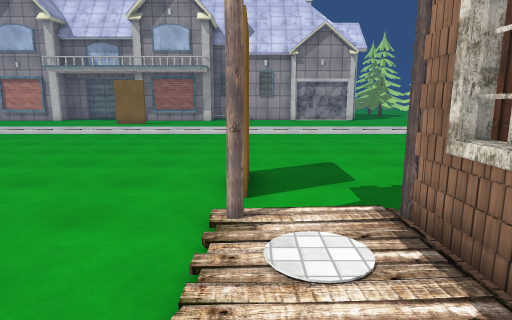
View 1 (above)

22 first-person views from a walk through a scene from a Unity 3-D project. The camera is 1.4 m above the floor, tilts 10° down and sees 75° across. The floor is counted in squares, 1 m on a side. Each view is taken from the middle of a square. On the plan, view 1 faces up. The plan holds only what a view shows up to about 15 squares ahead; the rest is blank. The place goes on beyond the plan. The player is left out. Some animated figures are left out. Some surface patterns are stand-ins.

View 2
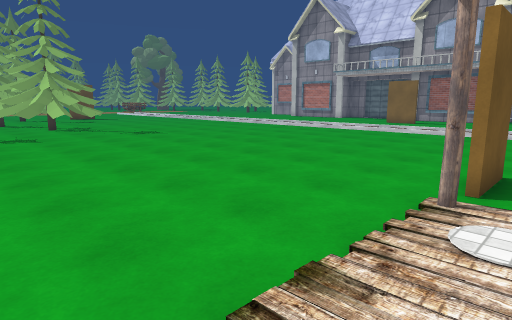

View 3
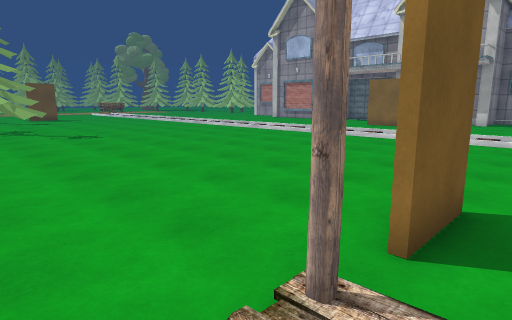

View 4
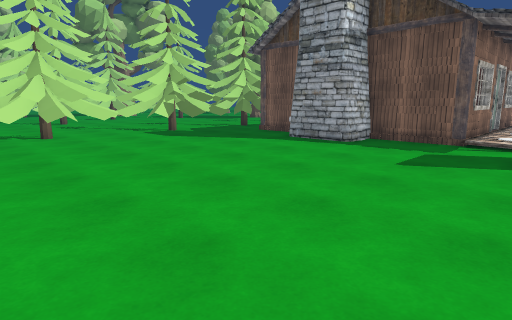

View 5
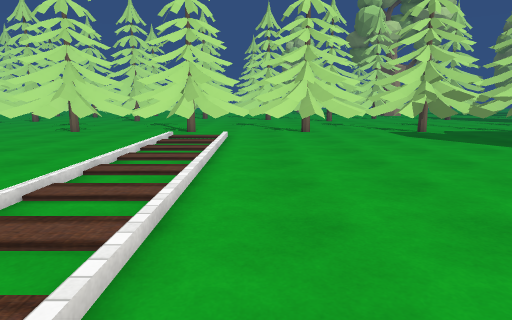

View 6
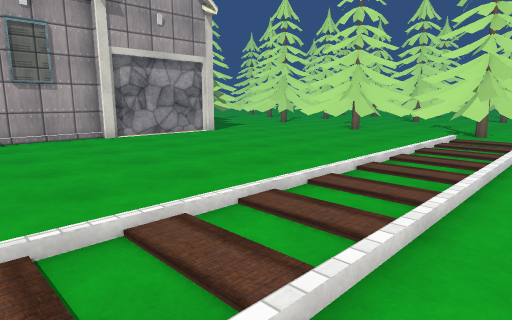

View 7
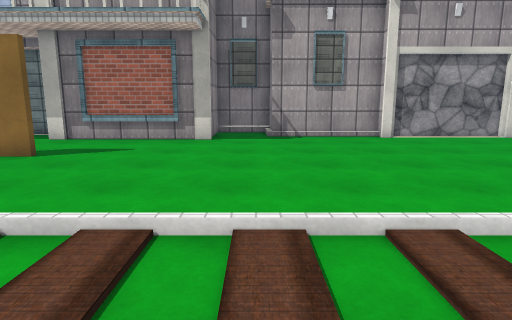

View 8
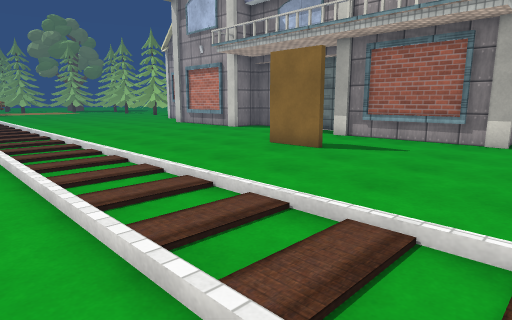

View 9
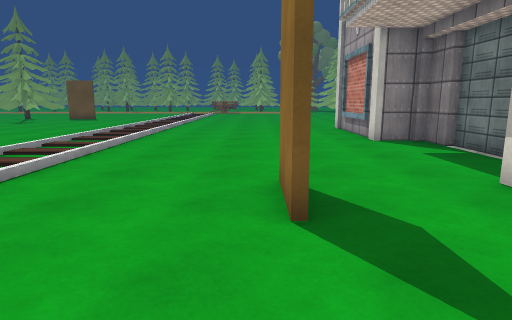

View 10
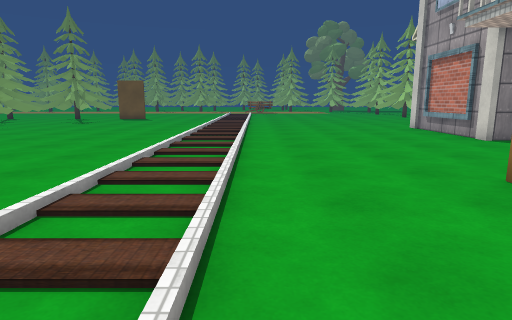

View 11
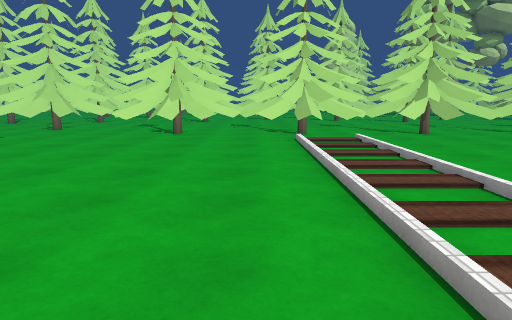

View 12
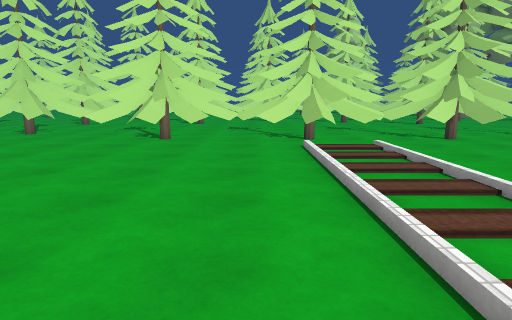

View 13
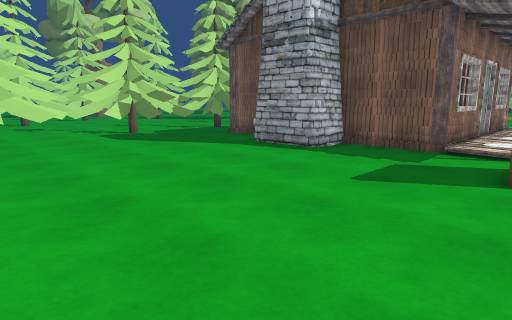

View 14
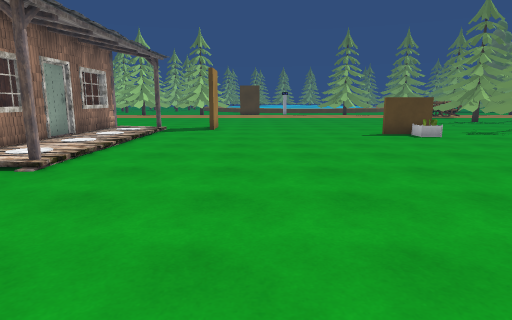

View 15
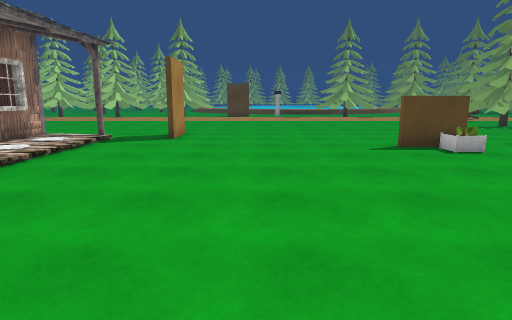

View 16
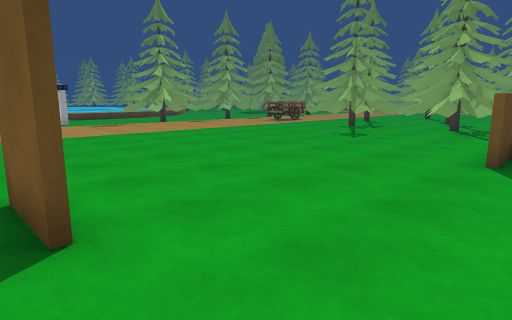

View 17
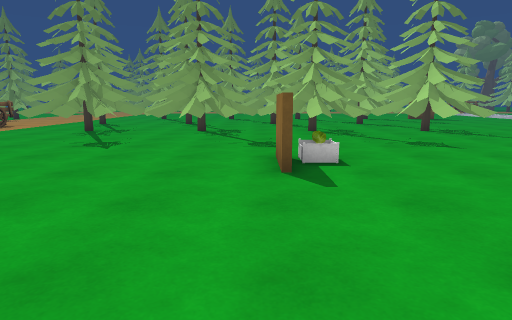

View 18
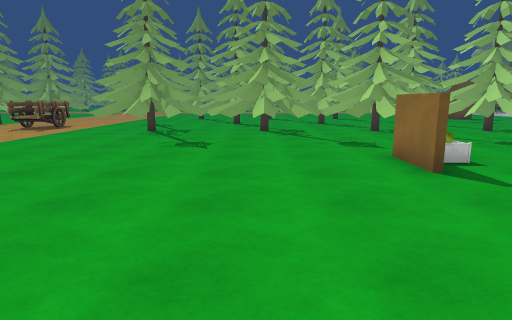

View 19
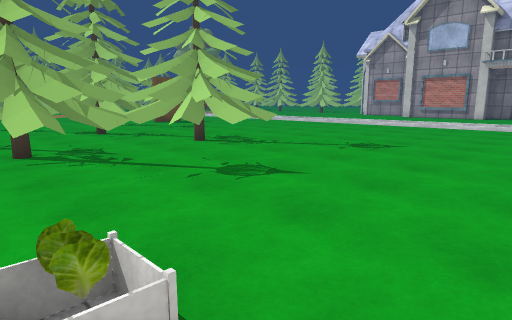

View 20
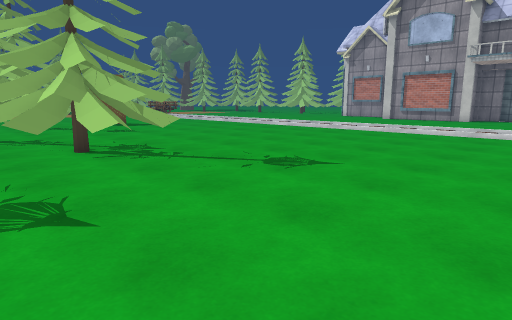

View 21
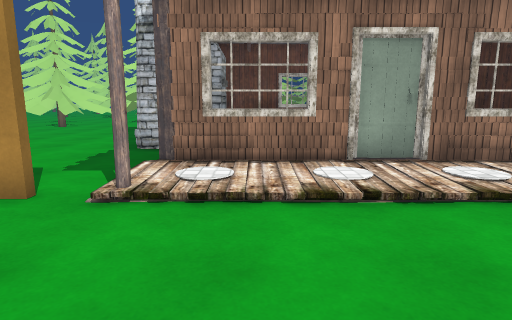

View 22
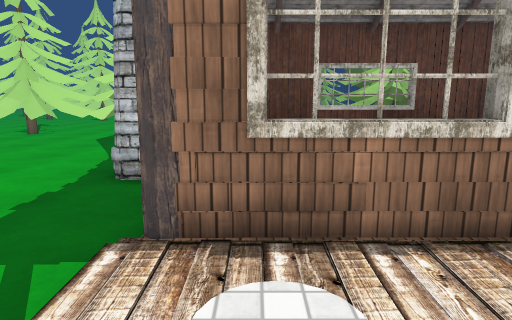

### Floor plan
Key: @ floor where view 1 was taken; # wall or solid block; . main floor; : floor 0.25 m higher than the main floor; / step, stairs or slope; O other object.
Columns run from 19 left of view 1 to 14 right of it. Each row starts with its distance up from view 1.
 31                                  O
 30     #####      ####            .OO
 29    ##....      #..#####      ...OO
 28    #......     #......######.....O
 27 ####......######..................
 26 .................................O
 25 ...............................OOO
 24 ..........##..................OOOO
 23 ..............................OOOO
 22 ...............................OOO
 21 ................................OO
 20 ...............................OOO
 19 ...............................OOO
 18 .:..:.:..:.::.:..:.::.:.::.:..OOOO
 17  :..:.:..:.::.:..:.::.:.::.:..:OOO
 16 ///////////////////////////////OOO
 15 ................................OO
 14 ...............................OOO
 13 ..............................OOOO
 12 ..............................OOOO
 11 ...............................OOO
 10 .................................O
  9 ...............................OOO
  8 ...............................OOO
  7 ...................#..........OOO
  6 OO.................#...........OO
  5 OO......................###.....O
  4 OO.................O:OOO#  OOO OOO
  3 OO.................::O  OOO  O
  2 O..................::O       O
  1 O..................::O       O
  0 OO.................@ O       OOO
 -1 OO.................::O       OOOOO
 -2 OO.....O...........::O       OOOOO
 -3 OO.....O#..........::O       O OO
 -4 ................... :O       O
 -5 OO.................  OO OO   O
 -6 OO..............#...
 -7 OO..............#...
 -8 OO..................
 -9 .................
-10 OO...............
-11 OO...............
-12 OO.............
-13 OO.............
-14 OO..... .......
-15 ......   .....

Positions as (right, up) in squares from view 1, and headings:
1: (0, 0), facing up
2: (1, -1), facing up-left
3: (1, 2), facing up-left
4: (-1, 16), facing down-right
5: (-2, 15), facing right
6: (-2, 15), facing up-right
7: (-2, 15), facing up
8: (-2, 15), facing up-left
9: (-4, 23), facing left
10: (-4, 19), facing left
11: (-1, 20), facing right
12: (1, 20), facing right
13: (-1, 14), facing down-right
14: (-5, 11), facing down
15: (-6, 7), facing down
16: (-2, -2), facing down-left
17: (-4, -4), facing left
18: (-4, -7), facing left
19: (-10, -3), facing up-left
20: (-10, 1), facing up-left
21: (-5, 2), facing right
22: (-1, 3), facing right
